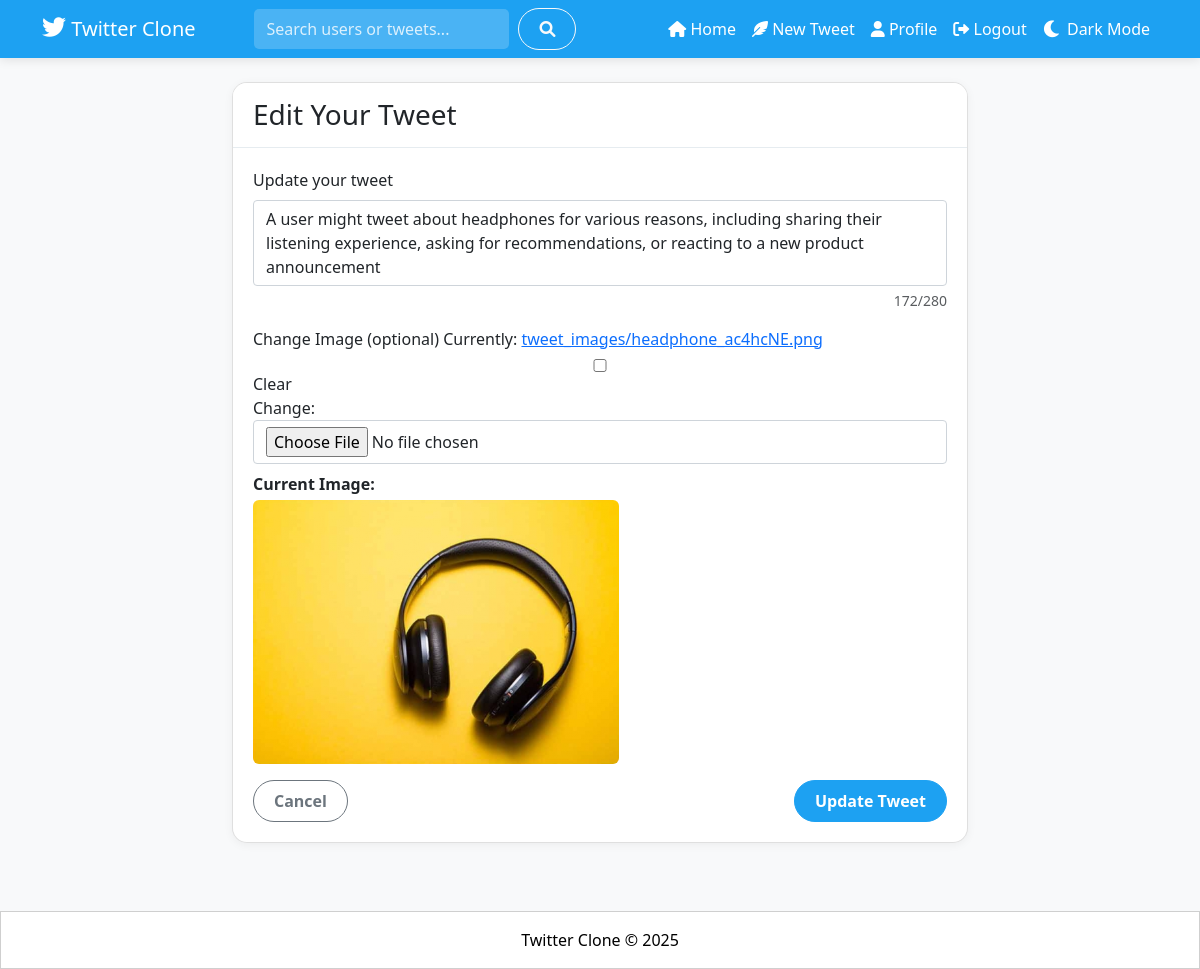
/tweet/27/edit/ (signed in), run on the app's committed database.
### tweets/models.py (models this page shows, shortened)
class Tweet(models.Model):
    user = models.ForeignKey(User, on_delete=models.CASCADE, related_name='tweets')
    content = models.TextField(max_length=280)
    image = models.ImageField(upload_to='tweet_images', blank=True, null=True)
    created_at = models.DateTimeField(auto_now_add=True)
    updated_at = models.DateTimeField(auto_now=True)
    class Meta:
        ordering = ['-created_at']

### tweets/views.py (the view)
# urls.py: path('tweet/<int:tweet_id>/edit/', views.edit_tweet, name='edit_tweet'),
def edit_tweet(request, tweet_id):
    tweet = get_object_or_404(Tweet, id=tweet_id, user=request.user)
    if request.method == 'POST':
        form = TweetForm(request.POST, request.FILES, instance=tweet)
        if form.is_valid():
            form.save()
            return redirect('tweets:home')  # Or wherever your tweet list is
    else:
        form = TweetForm(instance=tweet)
    return render(request, 'tweets/edit_tweet.html', {'form': form, 'tweet': tweet})

### tweets/forms.py
class TweetForm(forms.ModelForm):
    content = forms.CharField(
        widget=forms.Textarea(attrs={'rows': 3, 'placeholder': "What's happening?"}),
        max_length=280
    )
    image = forms.ImageField(required=False)
    class Meta:
        model = Tweet
        fields = ['content', 'image']

### templates/tweets/edit_tweet.html (shortened to what this page needs)
{% extends 'base.html' %}
{% block content %}
<div class="row justify-content-center">
    <div class="col-md-8">
        <div class="card">
            <div class="card-header">
                <h3 class="mb-0">Edit Your Tweet</h3>
            </div>
            <div class="card-body">
                <form method="post" enctype="multipart/form-data">
                    <div class="mb-3">
                        <label for="{{ form.content.id_for_label }}" class="form-label">Update your tweet</label>
                        {{ form.content }}
                        <div class="form-text text-end">
                            <span id="char-count">{{ form.content.value|length }}</span>/280
                        </div>
                    </div>
                    <div class="mb-3">
                        <label for="{{ form.image.id_for_label }}" class="form-label">Change Image (optional)</label>
                        {{ form.image }}
                        {% if tweet.image %}
                        <div class="mt-2">
                            <p class="mb-1"><strong>Current Image:</strong></p>
                            <img src="{{ tweet.image.url }}" alt="Current Tweet Image" class="img-fluid rounded" style="max-height: 300px;">
                        </div>
                        {% endif %}
                    </div>
                    <div class="d-flex justify-content-between">
                        <a href="{% url 'tweets:home' %}" class="btn btn-outline-secondary">Cancel</a>
                        <button type="submit" class="btn btn-primary">Update Tweet</button>
                    </div>
                </form>
            </div>
        </div>
    </div>
</div>
{% endblock %}

### static/css/style.css (style rules this page uses)
:root { --bg-color: #f8f9fa; --text-color: #212529; --card-bg: #ffffff; --card-border: rgba(0, 0, 0, 0.125); --card-shadow: 0 2px 10px rgba(0, 0, 0, 0.05); --muted-text: #6c757d; --border-color: #e6ecf0; --hover-bg: #f5f8fa; --primary-color: #1DA1F2; --primary-hover: #1a91da; --navbar-bg: #1DA1F2; --navbar-text: #ffffff; --input-bg: #ffffff; --input-border: #ced4da; }
body { background-color: var(--bg-color); color: var(--text-color); transition: background-color 0.3s ease, color 0.3s ease; font-family: 'Segoe UI', Roboto, Helvetica, Arial, sans-serif; }
.card { border-radius: 15px; box-shadow: var(--card-shadow); margin-bottom: 20px; background-color: var(--card-bg); border: 1px solid var(--card-border); transition: background-color 0.3s ease, border-color 0.3s ease, box-shadow 0.3s ease; overflow: hidden; }
.card-header { background-color: var(--card-bg); border-bottom: 1px solid var(--border-color); padding: 15px 20px; font-weight: bold; }
.card-body { padding: 20px; }
textarea, input, select { background-color: var(--input-bg) !important; border-color: var(--input-border) !important; color: var(--text-color) !important; transition: background-color 0.3s ease, border-color 0.3s ease, color 0.3s ease; }
textarea { resize: none; border-radius: 15px; padding: 15px; }
.btn { border-radius: 30px; padding: 8px 20px; font-weight: 600; transition: all 0.3s ease; }
.btn-primary, .bg-primary { background-color: var(--primary-color) !important; border-color: var(--primary-color) !important; }
.fade-in { animation: fadeIn 0.5s ease forwards; }

### templates/tweets/edit_tweet.html (style rules this page uses)
input, select, textarea { display: block; width: 100%; padding: 0.375rem 0.75rem; font-size: 1rem; font-weight: 400; line-height: 1.5; color: #212529; background-color: #fff; border: 1px solid #ced4da; border-radius: 0.25rem; transition: border-color 0.15s ease-in-out, box-shadow 0.15s ease-in-out; }

### data on the page
Tweet: content "A user might tweet about headphones for various reasons, including sharing their listening experience, asking for recommendations, or reacting to a new product announcement", content.value|length "172", image (picture)
